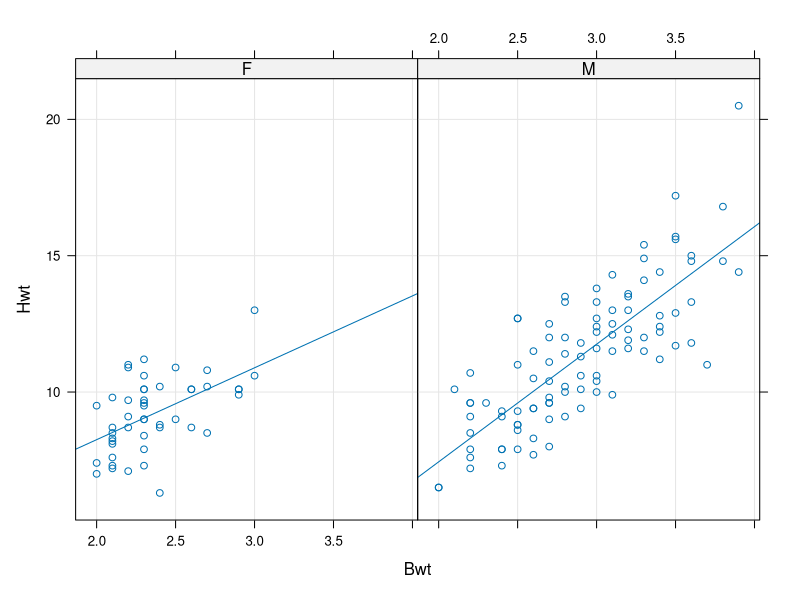
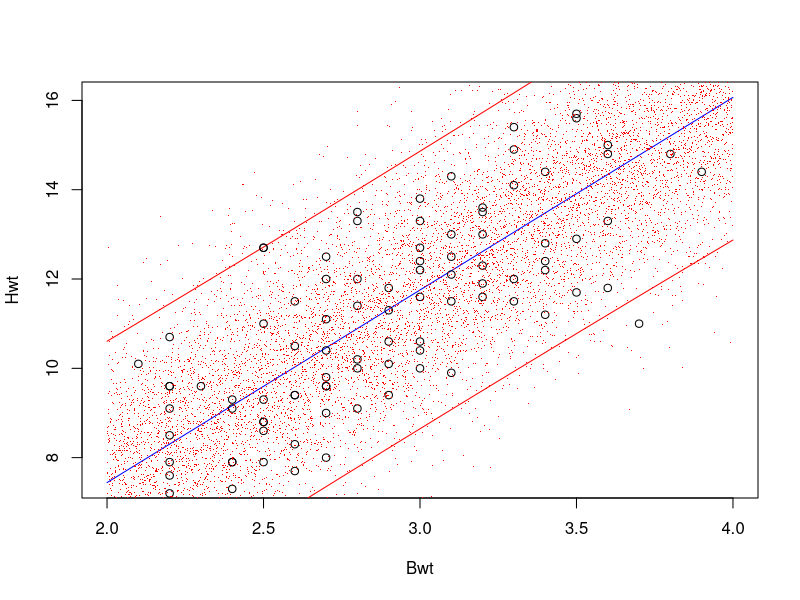
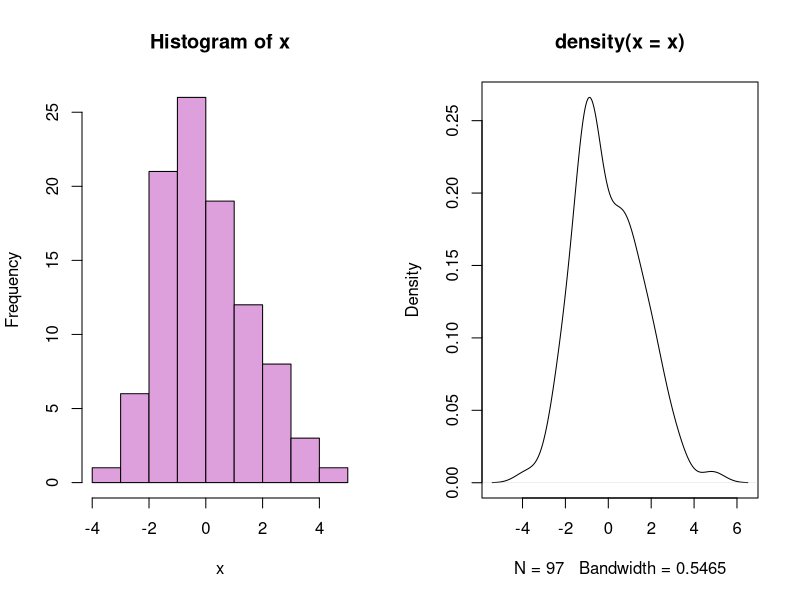
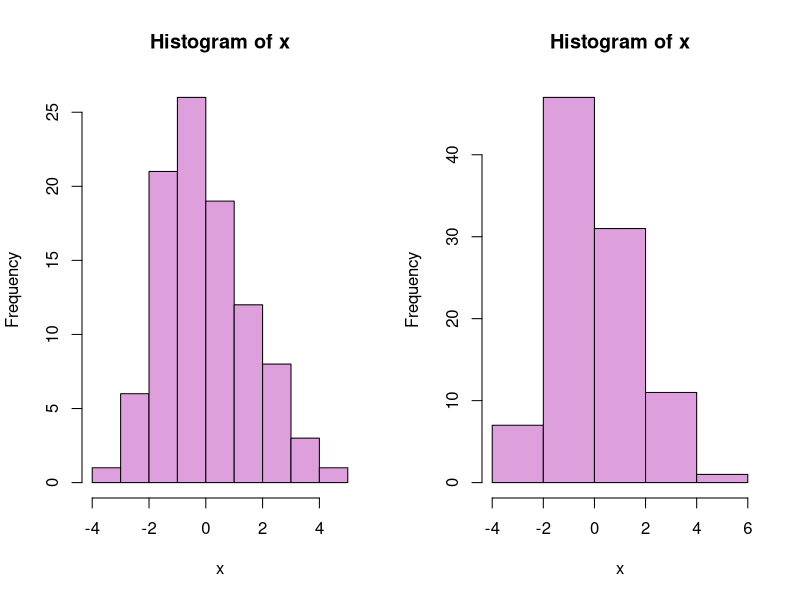
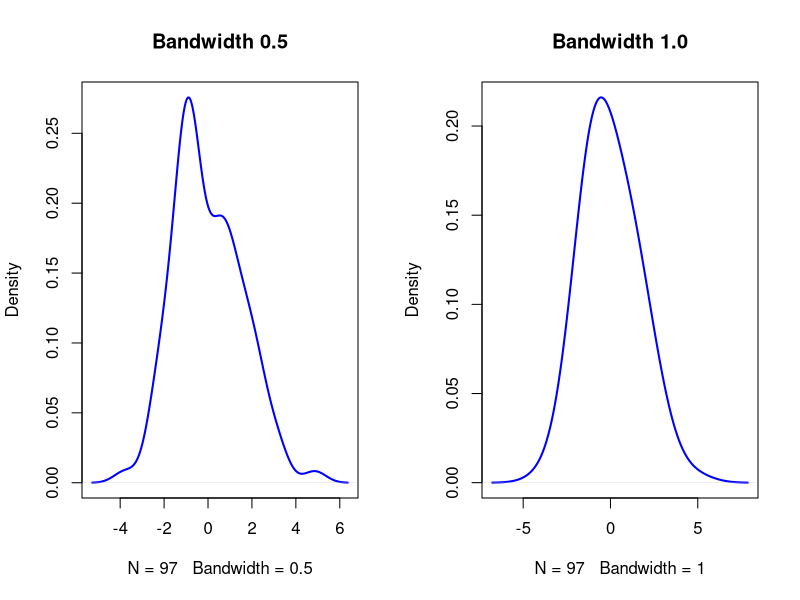
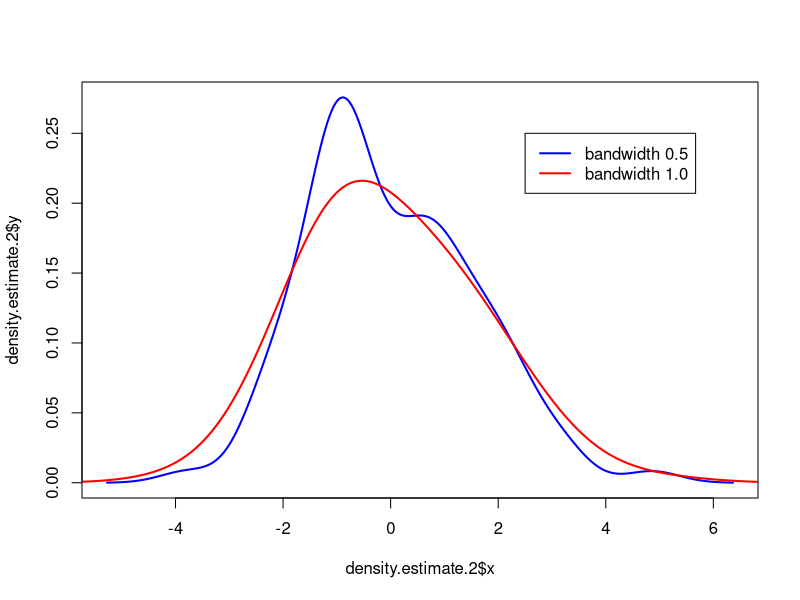

Recreate these plots in R, in order.
rm(list=ls())


###########################################################################
# Random sampling functions.

# Sample 32 values from a standard normal distribution.
sampled.values <- rnorm(32)

# If we want to set the mean and standard deviation we can use

sampled.values <- rnorm(32,mean=15.7,sd=3.2)


# R has built-in functions for sampling from many different distributions.
# Try the following help commands.
?rgamma

?rbeta

###########################################################################
# Now let's try an experiment.

# First load some data from the MASS package
library(MASS)
data(cats)

# Enter the command.
str(cats)

# Now plot the data.
library(lattice)
xyplot(Hwt ~ Bwt | Sex,data=cats,type=c('g','p','r'))

# Make a linear model for just the male cats.
lm.cats <- lm(Hwt ~ Bwt,data=cats,subset=Sex=='M')

# Alternatively we could have extracted part of the data set.
male.cats <- subset(cats,Sex=='M')
lm.cats <- lm(Hwt ~ Bwt,data=male.cats)


# and look at the summary.
summary(lm.cats)

# To predict values from the linear model

new.data <- data.frame(Bwt=seq(2,4,length=10000))
predicted.values <-predict(lm.cats, new = new.data, interval="prediction")


# Plot the results along with conifence intervals.

plot(new.data$Bwt,predicted.values[,'fit'],xlab='Bwt',ylab='Hwt',type='l',col='blue')
lines(new.data$Bwt,predicted.values[,'lwr'],xlab='Bwt',ylab='Hwt',col='red')
lines(new.data$Bwt,predicted.values[,'upr'],xlab='Bwt',ylab='Hwt',col='red')

# Now add the data to the plot.

points(male.cats$Bwt,male.cats$Hwt)


# But what about simulating new values?

simulated.residuals <- rnorm(nrow(new.data),mean=0,sd=sd(residuals(lm.cats)))
simulated.values <- predicted.values[,'fit'] + simulated.residuals
points(new.data$Bwt,simulated.values,col='red',pch='.')

############################################################################
# Density Estimation.
#
# Let's take the residuals from our model.
x <- residuals(lm.cats)

# We can construct a an approximate density for x as

density.estimate <- density(x)

# Try looking at the structure of the density.estimate object.

str(density.estimate)

# Compare to the histogram.

par(mfrow=c(1,2))  # This puts both plots side by side.
hist(x,col='plum')
plot(density.estimate)
par(mfrow=c(1,1)) # This resets out plots to be one by one.

# Both density estimates and histograms have extra parameters.  The histogram
# has a parameter for the number of bins (and the placement of the breaks for 
# the bins).  The density estimate has a bandwidth parameter that serves much
# the same function.  Let's try to change both.

par(mfrow=c(1,2))
hist(x,col='plum',breaks=8)
hist(x,col='plum',breaks=5)
par(mfrow=c(1,1))

 
density.estimate.2 <- density(x,bw=0.5)
density.estimate.3 <- density(x,bw=1.0)

par(mfrow=c(1,2))
plot(density.estimate.2,col='blue',lwd=2,main="Bandwidth 0.5")
plot(density.estimate.3,col='blue',lwd=2,main="Bandwidth 1.0")
par(mfrow=c(1,1))


# One more plot ... and some practice using the legend function.
plot(density.estimate.2$x,density.estimate.2$y,col='blue',type='l',lwd=2)
lines(density.estimate.3$x,density.estimate.3$y,col='red',lwd=2)
legend(2.5,0.25,legend=c("bandwidth 0.5","bandwidth 1.0"), col=c("blue","red"),
       lty=1,lwd=2)
